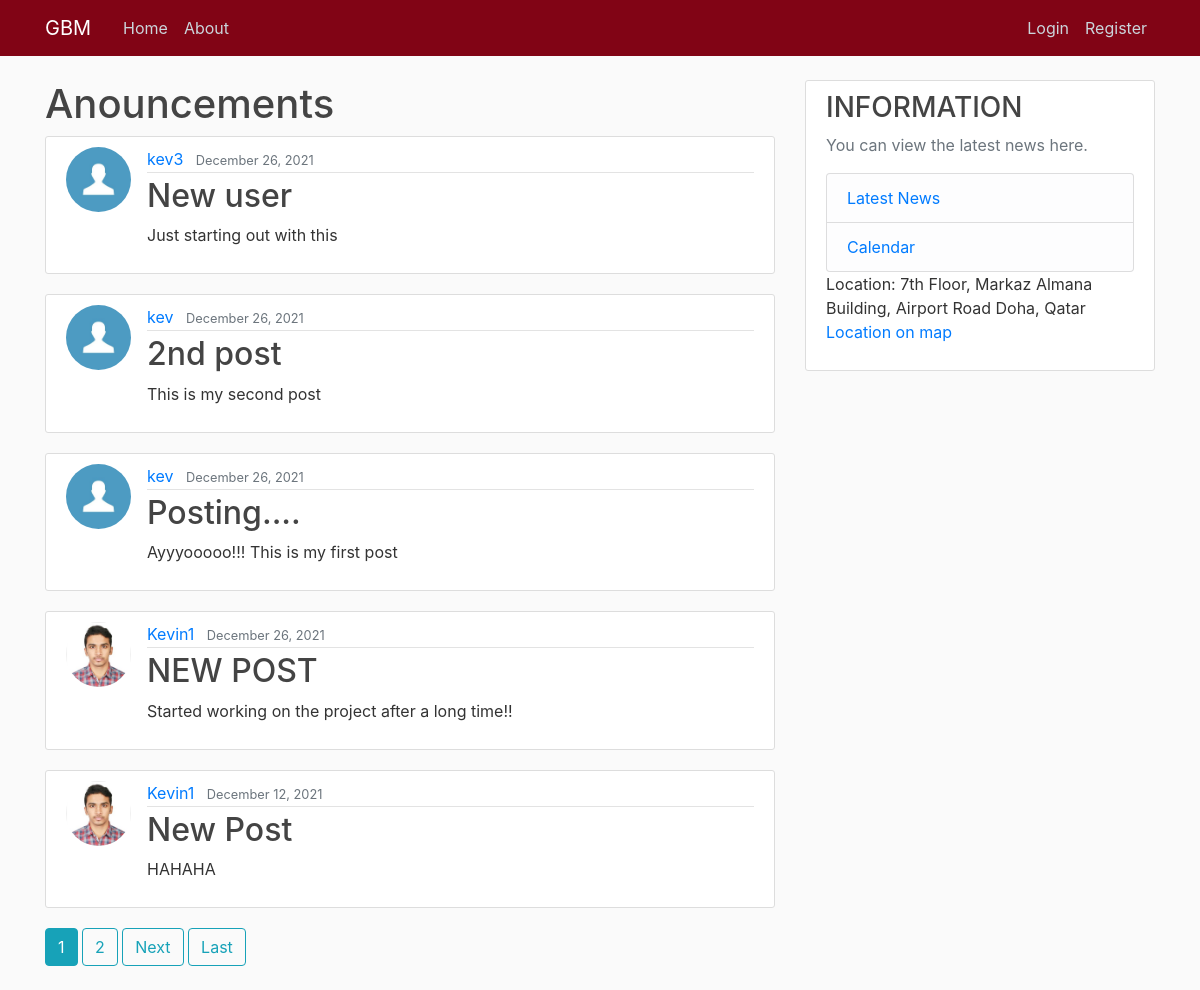
Before: / with the older database file.
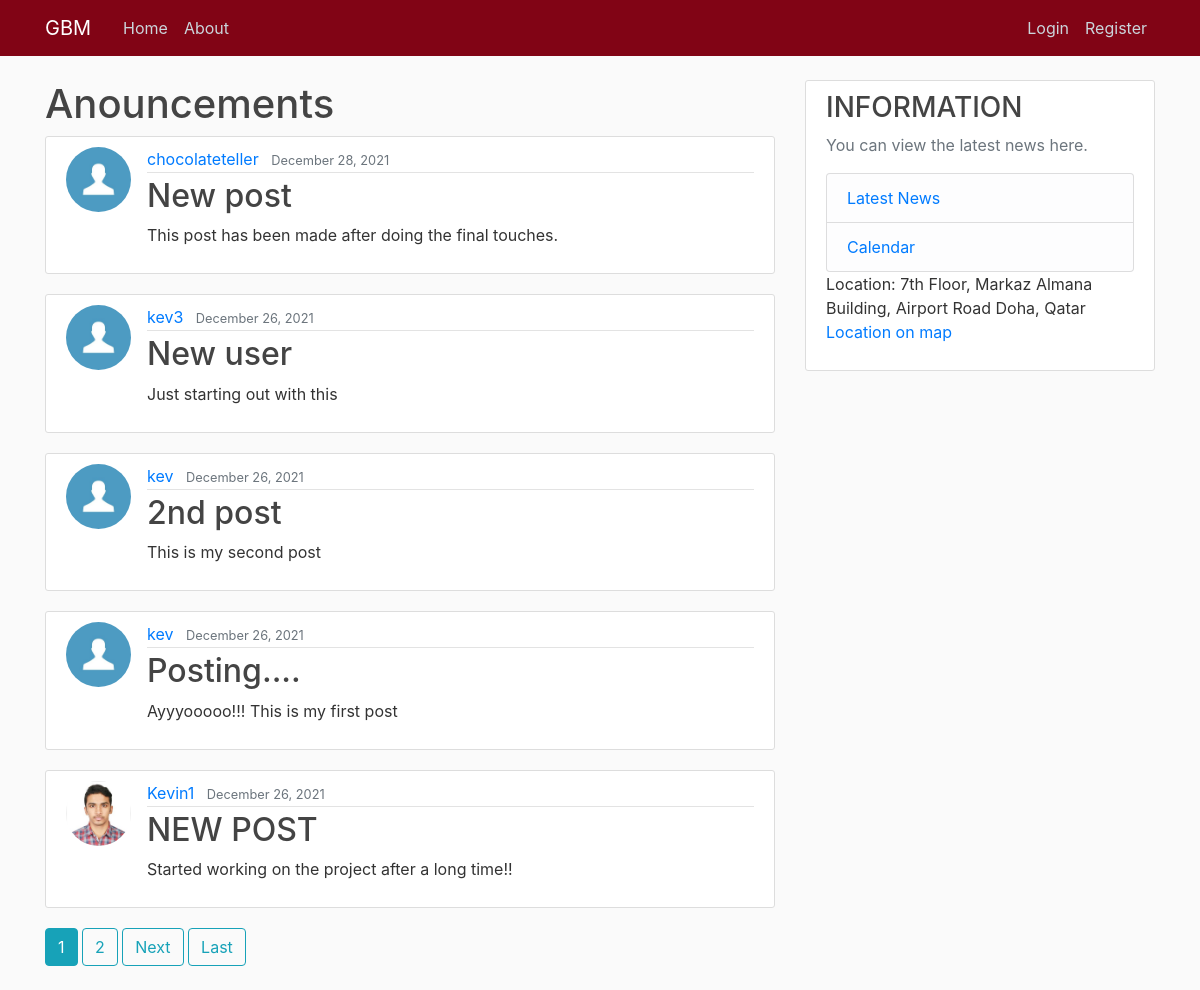
After: the same page with the newer database file.
### blog/models.py (models this page shows, shortened)
class Post(models.Model):
    title = models.CharField(max_length=50)
    content = models.TextField()
    date_posted = models.DateTimeField(default=timezone.now)
    author = models.ForeignKey(User, on_delete=models.CASCADE)

### users/models.py (models this page shows, shortened)
class Profile(models.Model):
    user = models.OneToOneField(User, on_delete=models.CASCADE)
    image = models.ImageField(default='default.jpg', upload_to='profile_pics')

### blog/views.py (the view)
# urls.py: path('', PostListView.as_view(), name='blog-home'),
class PostListView(ListView):
    model = Post
    template_name = 'blog/home.html'    #<app>/<model>_<viewtype>.html
    context_object_name = 'posts'
    ordering = ['-date_posted']
    paginate_by = 5

### blog/templates/blog/home.html (shortened to what this page needs)
{% extends "blog/base.html" %}
{% block content %}
    <h1>Anouncements</h1>
    {% for post in posts %}
        <article class="media content-section">
            <img class="rounded-circle article-img" src="{{post.author.profile.image.url}}" alt="">
            <div class="media-body">
                <div class="article-metadata">
                    <a class="mr-2" href="{% url 'user-posts' post.author.username %}">{{ post.author }}</a>
                    <small class="text-muted">{{ post.date_posted|date:'F d, Y' }}</small>
                </div>
                <h2><a class="article-title" href="{% url 'post-detail' post.id%}">{{ post.title }}</a></h2>
                <p class="article-content">{{ post.content }}</p>
            </div>
        </article>
    {% endfor %}
    {% if is_paginated %}
        {% for num in page_obj.paginator.page_range %}
            {% if page_obj.number == num %}
                <a class='btn btn-info mb-4' href="?page={{num}}">{{num}}</a>
            {% elif num > page_obj.number|add:'-3' and num < page_obj.number|add:'3' %}
                <a class='btn btn-outline-info mb-4' href="?page={{num}}">{{num}}</a>
            {% endif %}
        {% endfor %}
        {% if page_obj.has_next %}
            <a class="btn btn-outline-info mb-4" href="?page={{page_obj.next_page_number}}">Next</a>
            <a class="btn btn-outline-info mb-4" href="?page={{page_obj.paginator.num_pages}}">Last</a>
        {% endif %}
    {% endif %}
{% endblock content %}

Changed rows visible on the page:
no longer on this page (row unchanged): Post: author.profile.image (picture), author "Kevin1", date_posted "December 12, 2021", title "New Post", content "HAHAHA"
added Post: author.profile.image (placeholder picture), author "chocolateteller", date_posted "December 28, 2021", title "New post", content "This post has been made after doing the final touches."
